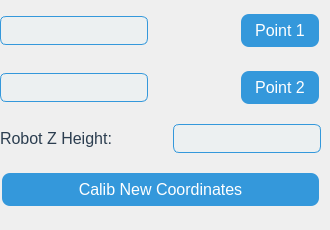
      <widget class="QWidget" name="tab_2">
       <attribute name="title">
        <string>Center Calibration</string>
       </attribute>
       <widget class="QWidget" name="widget_13" native="true">
        <property name="geometry">
         <rect>
          <x>0</x>
          <y>0</y>
          <width>321</width>
          <height>221</height>
         </rect>
        </property>
        <layout class="QVBoxLayout" name="verticalLayout_12">
         <item>
          <layout class="QHBoxLayout" name="horizontalLayout_31">
           <item>
            <widget class="QLineEdit" name="le_point1">
             <property name="styleSheet">
              <string notr="true">QLineEdit {
    border: 1px solid #3498db;
    border-radius: 6px;
	padding:3px;
    font-size: 16px;
    background-color: #ecf0f1;
}

QLineEdit:focus {
    border: 2px solid #2980b9;
    background-color: #ffffff;
}</string>
             </property>
             <property name="placeholderText">
              <string/>
             </property>
            </widget>
           </item>
           <item>
            <spacer name="horizontalSpacer_2">
             <property name="orientation">
              <enum>Qt::Horizontal</enum>
             </property>
             <property name="sizeHint" stdset="0">
              <size>
               <width>40</width>
               <height>20</height>
              </size>
             </property>
            </spacer>
           </item>
           <item>
            <widget class="QPushButton" name="bt_point1">
             <property name="styleSheet">
              <string notr="true">QPushButton {
    background-color: #3498db;
    border: none;
    color: white;
    padding: 7px 14px;
    text-align: center;
    text-decoration: none;
    font-size: 16px;
    margin: 4px 2px;
    transition-duration: 0.4s;
    cursor: pointer;
    border-radius: 8px;
}

QPushButton:hover {
    background-color: #2980b9;
    box-shadow: 0 5px 15px rgba(0, 0, 0, 0.3);
}

QPushButton:pressed {
    background-color: #2980b9;
    box-shadow: 0 5px 15px rgba(0, 0, 0, 0.3);
    transform: translateY(2px);
}</string>
             </property>
             <property name="text">
              <string>Point 1</string>
             </property>
            </widget>
           </item>
          </layout>
         </item>
         <item>
          <layout class="QHBoxLayout" name="horizontalLayout_30">
           <item>
            <widget class="QLineEdit" name="le_point2">
             <property name="styleSheet">
              <string notr="true">QLineEdit {
    border: 1px solid #3498db;
    border-radius: 6px;
	padding:3px;
    font-size: 16px;
    background-color: #ecf0f1;
}

QLineEdit:focus {
    border: 2px solid #2980b9;
    background-color: #ffffff;
}</string>
             </property>
             <property name="placeholderText">
              <string/>
             </property>
            </widget>
           </item>
           <item>
            <spacer name="horizontalSpacer_3">
             <property name="orientation">
              <enum>Qt::Horizontal</enum>
             </property>
             <property name="sizeHint" stdset="0">
              <size>
               <width>40</width>
               <height>20</height>
              </size>
             </property>
            </spacer>
           </item>
           <item>
            <widget class="QPushButton" name="bt_point2">
             <property name="styleSheet">
              <string notr="true">QPushButton {
    background-color: #3498db;
    border: none;
    color: white;
    padding: 7px 14px;
    text-align: center;
    text-decoration: none;
    font-size: 16px;
    margin: 4px 2px;
    transition-duration: 0.4s;
    cursor: pointer;
    border-radius: 8px;
}

QPushButton:hover {
    background-color: #2980b9;
    box-shadow: 0 5px 15px rgba(0, 0, 0, 0.3);
}

QPushButton:pressed {
    background-color: #2980b9;
    box-shadow: 0 5px 15px rgba(0, 0, 0, 0.3);
    transform: translateY(2px);
}</string>
             </property>
             <property name="text">
              <string>Point 2</string>
             </property>
            </widget>
           </item>
          </layout>
         </item>
         <item>
          <layout class="QHBoxLayout" name="horizontalLayout_19">
           <item>
            <widget class="QLabel" name="label_28">
             <property name="styleSheet">
              <string notr="true">QLabel {
    color: #2c3e50;
    font-size: 16px;
}

QLabel#title {
    font-size: 24px;
    font-weight: bold;
    color: #2980b9;
}</string>
             </property>
             <property name="text">
              <string>Robot Z Height:</string>
             </property>
            </widget>
           </item>
           <item>
            <spacer name="horizontalSpacer_4">
             <property name="orientation">
              <enum>Qt::Horizontal</enum>
             </property>
             <property name="sizeHint" stdset="0">
              <size>
               <width>40</width>
               <height>20</height>
              </size>
             </property>
            </spacer>
           </item>
           <item>
            <widget class="QLineEdit" name="le_Zrobot">
             <property name="styleSheet">
              <string notr="true">QLineEdit {
    border: 1px solid #3498db;
    border-radius: 6px;
	padding:3px;
    font-size: 16px;
    background-color: #ecf0f1;
}

QLineEdit:focus {
    border: 2px solid #2980b9;
    background-color: #ffffff;
}</string>
             </property>
             <property name="placeholderText">
              <string/>
             </property>
            </widget>
           </item>
          </layout>
         </item>
         <item>
          <widget class="QPushButton" name="bt_confirmcenter">
           <property name="styleSheet">
            <string notr="true">QPushButton {
    background-color: #3498db;
    border: none;
    color: white;
    padding: 7px 14px;
    text-align: center;
    text-decoration: none;
    font-size: 16px;
    margin: 4px 2px;
    transition-duration: 0.4s;
    cursor: pointer;
    border-radius: 8px;
}

QPushButton:hover {
    background-color: #2980b9;
    box-shadow: 0 5px 15px rgba(0, 0, 0, 0.3);
}

QPushButton:pressed {
    background-color: #2980b9;
    box-shadow: 0 5px 15px rgba(0, 0, 0, 0.3);
    transform: translateY(2px);
}</string>
           </property>
           <property name="text">
            <string>Calib New Coordinates</string>
           </property>
          </widget>
         </item>
        </layout>
       </widget>
      </widget>
